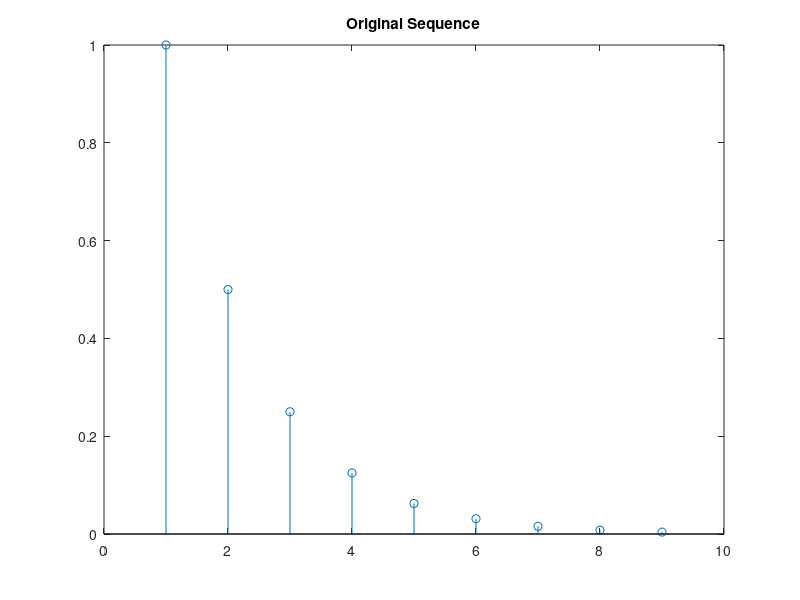
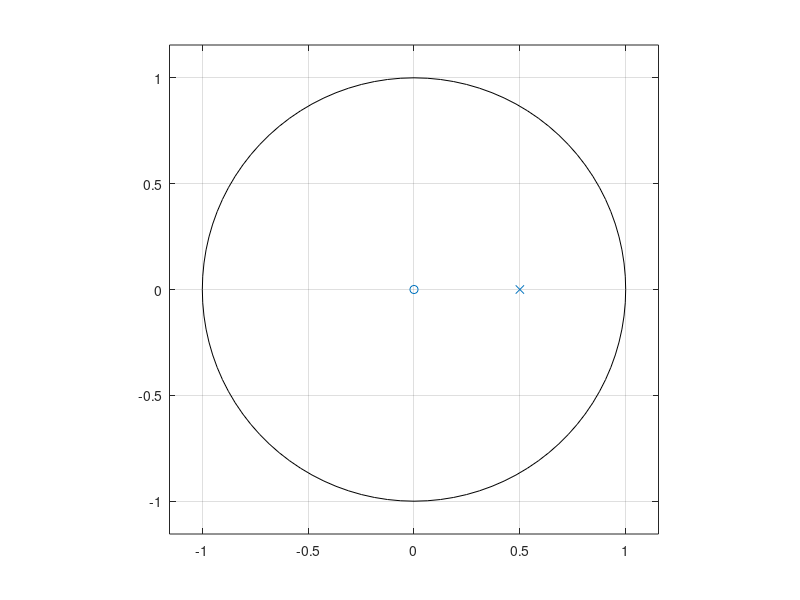
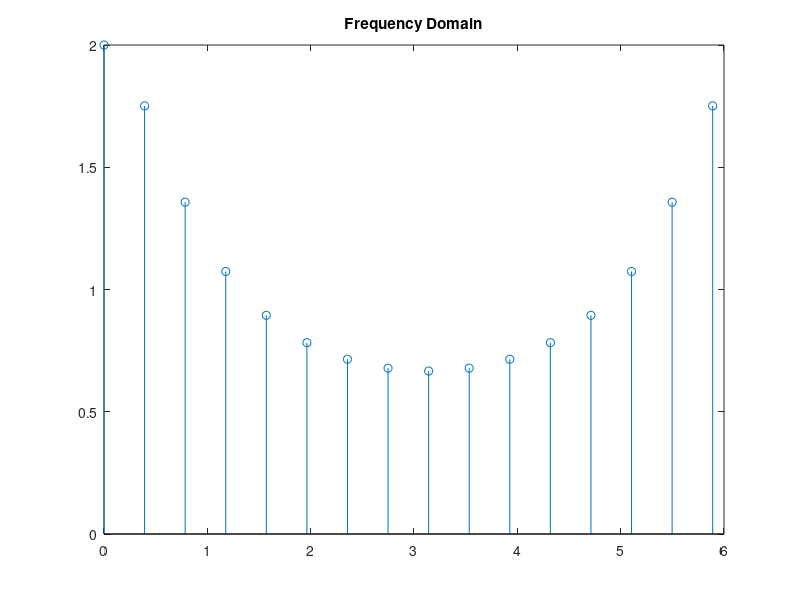
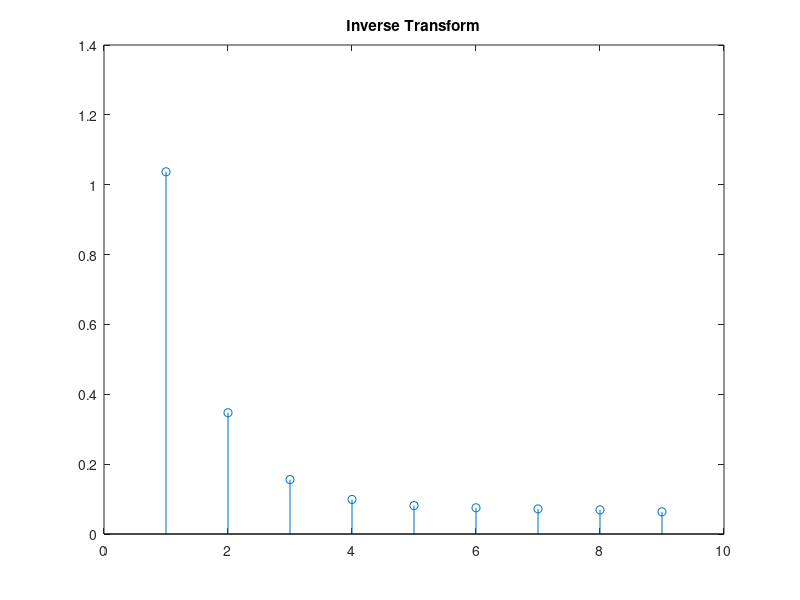

MATLAB code to generate these figures, in order: (Note: this script raises an error after producing the figures.)
%Problem 1
N=256;
x=zeros(1,N);
A=0.5;

for i=1:N
    x(1,i)=A^(i-1);
end
figure;stem(x(1:9));title('Original Sequence');

a = [1 -A];
b = [1];
figure; zplane(b,a);
%Downsample in frequency
[h,w] = freqz(b,a, 16,'whole');
figure; stem(w,abs(h));title('Frequency Domain');
hn = ifft(h(1:9));  
figure;stem(hn);title('Inverse Transform');

pause;close all;

%%
%Problem 2
%design the filter in 1-D using firpm 
f = [0 0.08 0.19 1];
a = [0 0.0 1.0 1.0];
[b, err, res] = firpm(50,f,a);
figure; stem(b); title('Symmetric Zero-Phase Filter (firpm)');xlabel 'n', ylabel 'Coefficients'

[h,w] = freqz(b,1,512);
figure;plot(f,a,w/pi,abs(h))
legend('Ideal','firpm Design')
title('Impulse Response');
xlabel 'Radian Frequency (\omega/\pi)', ylabel 'Magnitude'

%Convert to 2-D
h2d = ftrans2(b);
freqz2(h2d);